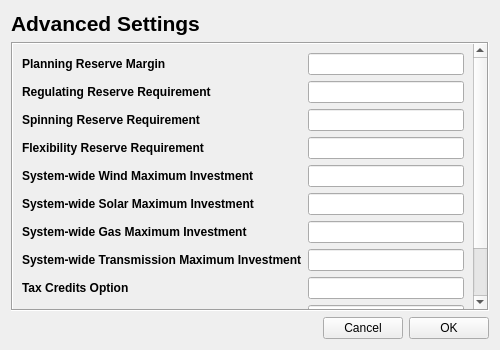
<?xml version="1.0" encoding="UTF-8"?>
<ui version="4.0">
 <class>AdvancedSettingsPage</class>
 <widget class="QWidget" name="AdvancedSettingsPage">
  <property name="geometry">
   <rect>
    <x>0</x>
    <y>0</y>
    <width>500</width>
    <height>350</height>
   </rect>
  </property>
  <property name="maximumSize">
   <size>
    <width>500</width>
    <height>350</height>
   </size>
  </property>
  <property name="windowTitle">
   <string>Advanced Planning Model Settings</string>
  </property>
  <layout class="QVBoxLayout" name="verticalLayout">
   <item>
    <widget class="QLabel" name="label_title">
     <property name="maximumSize">
      <size>
       <width>16777215</width>
       <height>50</height>
      </size>
     </property>
     <property name="font">
      <font>
       <pointsize>16</pointsize>
       <weight>75</weight>
       <bold>true</bold>
      </font>
     </property>
     <property name="text">
      <string>Advanced Settings </string>
     </property>
    </widget>
   </item>
   <item>
    <widget class="QScrollArea" name="scrollArea_content">
     <property name="mouseTracking">
      <bool>true</bool>
     </property>
     <property name="frameShape">
      <enum>QFrame::Box</enum>
     </property>
     <property name="verticalScrollBarPolicy">
      <enum>Qt::ScrollBarAsNeeded</enum>
     </property>
     <property name="widgetResizable">
      <bool>true</bool>
     </property>
     <widget class="QWidget" name="scrollAreaWidgetContents">
      <property name="geometry">
       <rect>
        <x>0</x>
        <y>0</y>
        <width>457</width>
        <height>398</height>
       </rect>
      </property>
      <layout class="QHBoxLayout" name="horizontalLayout_2">
       <item>
        <widget class="QFrame" name="frame_labels">
         <property name="frameShape">
          <enum>QFrame::NoFrame</enum>
         </property>
         <property name="frameShadow">
          <enum>QFrame::Raised</enum>
         </property>
         <layout class="QVBoxLayout" name="verticalLayout_2">
          <property name="leftMargin">
           <number>0</number>
          </property>
          <property name="topMargin">
           <number>0</number>
          </property>
          <property name="rightMargin">
           <number>0</number>
          </property>
          <item>
           <widget class="QLabel" name="label_planning">
            <property name="font">
             <font>
              <weight>75</weight>
              <bold>true</bold>
             </font>
            </property>
            <property name="text">
             <string>Planning Reserve Margin</string>
            </property>
           </widget>
          </item>
          <item>
           <widget class="QLabel" name="label_regulating">
            <property name="font">
             <font>
              <weight>75</weight>
              <bold>true</bold>
             </font>
            </property>
            <property name="text">
             <string>Regulating Reserve Requirement</string>
            </property>
           </widget>
          </item>
          <item>
           <widget class="QLabel" name="label_spinning">
            <property name="font">
             <font>
              <weight>75</weight>
              <bold>true</bold>
             </font>
            </property>
            <property name="text">
             <string>Spinning Reserve Requirement</string>
            </property>
           </widget>
          </item>
          <item>
           <widget class="QLabel" name="label_flex_reserve">
            <property name="font">
             <font>
              <weight>75</weight>
              <bold>true</bold>
             </font>
            </property>
            <property name="text">
             <string>Flexibility Reserve Requirement</string>
            </property>
           </widget>
          </item>
          <item>
           <widget class="QLabel" name="label_sys_wind_max">
            <property name="font">
             <font>
              <weight>75</weight>
              <bold>true</bold>
             </font>
            </property>
            <property name="text">
             <string>System-wide Wind Maximum Investment</string>
            </property>
           </widget>
          </item>
          <item>
           <widget class="QLabel" name="label_sys_solar_max">
            <property name="font">
             <font>
              <weight>75</weight>
              <bold>true</bold>
             </font>
            </property>
            <property name="text">
             <string>System-wide Solar Maximum Investment</string>
            </property>
           </widget>
          </item>
          <item>
           <widget class="QLabel" name="label_sys_gas_max">
            <property name="font">
             <font>
              <weight>75</weight>
              <bold>true</bold>
             </font>
            </property>
            <property name="text">
             <string>System-wide Gas Maximum Investment</string>
            </property>
           </widget>
          </item>
          <item>
           <widget class="QLabel" name="label_sys_trans_max">
            <property name="font">
             <font>
              <weight>75</weight>
              <bold>true</bold>
             </font>
            </property>
            <property name="text">
             <string>System-wide Transmission Maximum Investment</string>
            </property>
           </widget>
          </item>
          <item>
           <widget class="QLabel" name="label_tax_cred">
            <property name="font">
             <font>
              <weight>75</weight>
              <bold>true</bold>
             </font>
            </property>
            <property name="text">
             <string>Tax Credits Option</string>
            </property>
           </widget>
          </item>
          <item>
           <widget class="QLabel" name="label_tax_cred_end_year">
            <property name="font">
             <font>
              <weight>75</weight>
              <bold>true</bold>
             </font>
            </property>
            <property name="text">
             <string>Tax Credits End Year</string>
            </property>
           </widget>
          </item>
          <item>
           <widget class="QLabel" name="label_end_effects">
            <property name="font">
             <font>
              <weight>75</weight>
              <bold>true</bold>
             </font>
            </property>
            <property name="text">
             <string>End Effects</string>
            </property>
           </widget>
          </item>
         </layout>
        </widget>
       </item>
       <item>
        <widget class="QFrame" name="frame_inputs">
         <property name="frameShape">
          <enum>QFrame::NoFrame</enum>
         </property>
         <property name="frameShadow">
          <enum>QFrame::Raised</enum>
         </property>
         <layout class="QVBoxLayout" name="verticalLayout_3">
          <property name="leftMargin">
           <number>0</number>
          </property>
          <property name="topMargin">
           <number>0</number>
          </property>
          <property name="rightMargin">
           <number>0</number>
          </property>
          <item>
           <widget class="QLineEdit" name="lineEdit_planning"/>
          </item>
          <item>
           <widget class="QLineEdit" name="lineEdit_reserve"/>
          </item>
          <item>
           <widget class="QLineEdit" name="lineEdit_spinning"/>
          </item>
          <item>
           <widget class="QLineEdit" name="lineEdit_flex_reserve"/>
          </item>
          <item>
           <widget class="QLineEdit" name="lineEdit_sys_wind_max"/>
          </item>
          <item>
           <widget class="QLineEdit" name="lineEdit_sys_solar_max"/>
          </item>
          <item>
           <widget class="QLineEdit" name="lineEdit_sys_gas_max"/>
          </item>
          <item>
           <widget class="QLineEdit" name="lineEdit_sys_trans_max"/>
          </item>
          <item>
           <widget class="QLineEdit" name="lineEdit_tax_cred"/>
          </item>
          <item>
           <widget class="QLineEdit" name="lineEdit_tax_cred_end_year"/>
          </item>
          <item>
           <widget class="QLineEdit" name="lineEdit_end_effects"/>
          </item>
         </layout>
        </widget>
       </item>
      </layout>
     </widget>
    </widget>
   </item>
   <item>
    <widget class="QFrame" name="frame_buttons">
     <property name="frameShape">
      <enum>QFrame::NoFrame</enum>
     </property>
     <property name="frameShadow">
      <enum>QFrame::Raised</enum>
     </property>
     <layout class="QHBoxLayout" name="horizontalLayout">
      <property name="leftMargin">
       <number>0</number>
      </property>
      <property name="topMargin">
       <number>0</number>
      </property>
      <property name="rightMargin">
       <number>0</number>
      </property>
      <property name="bottomMargin">
       <number>0</number>
      </property>
      <item>
       <spacer name="horizontalSpacer">
        <property name="orientation">
         <enum>Qt::Horizontal</enum>
        </property>
        <property name="sizeHint" stdset="0">
         <size>
          <width>40</width>
          <height>20</height>
         </size>
        </property>
       </spacer>
      </item>
      <item>
       <widget class="QPushButton" name="btn_cancel">
        <property name="text">
         <string>Cancel</string>
        </property>
       </widget>
      </item>
      <item>
       <widget class="QPushButton" name="btn_ok">
        <property name="text">
         <string>OK</string>
        </property>
       </widget>
      </item>
     </layout>
    </widget>
   </item>
  </layout>
 </widget>
 <resources/>
 <connections/>
</ui>
